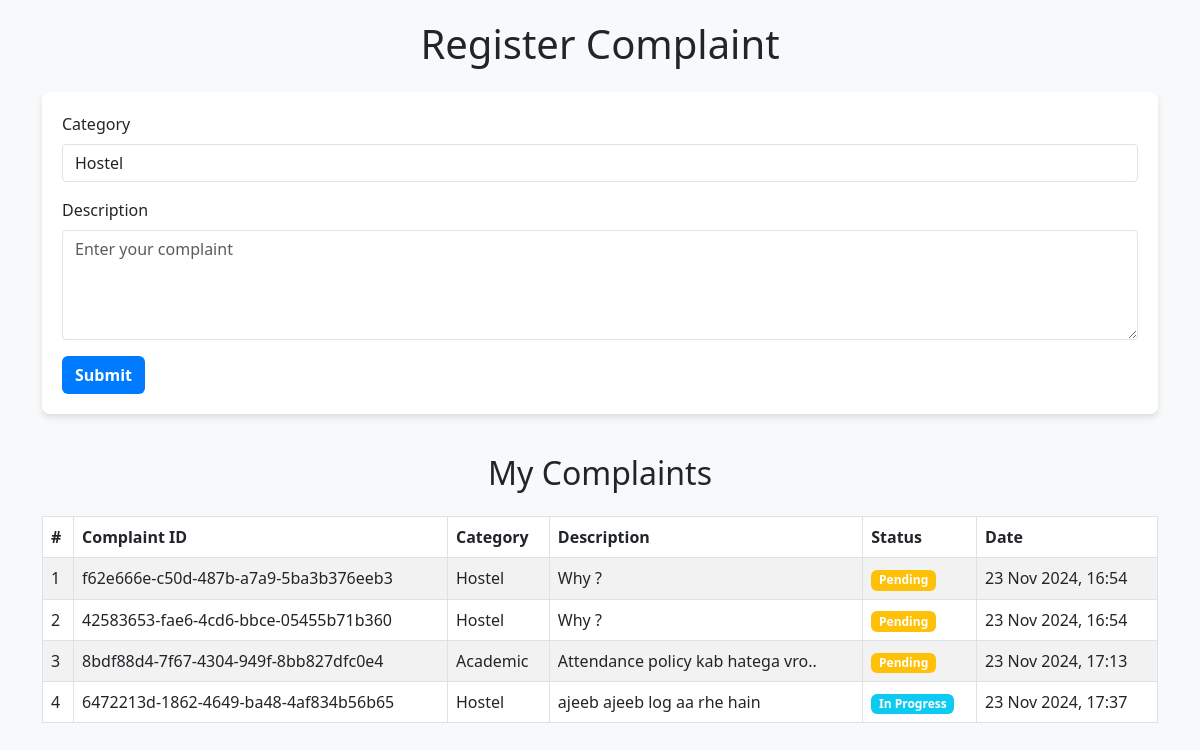
The page /student/ (signed in) on the database as committed earlier.
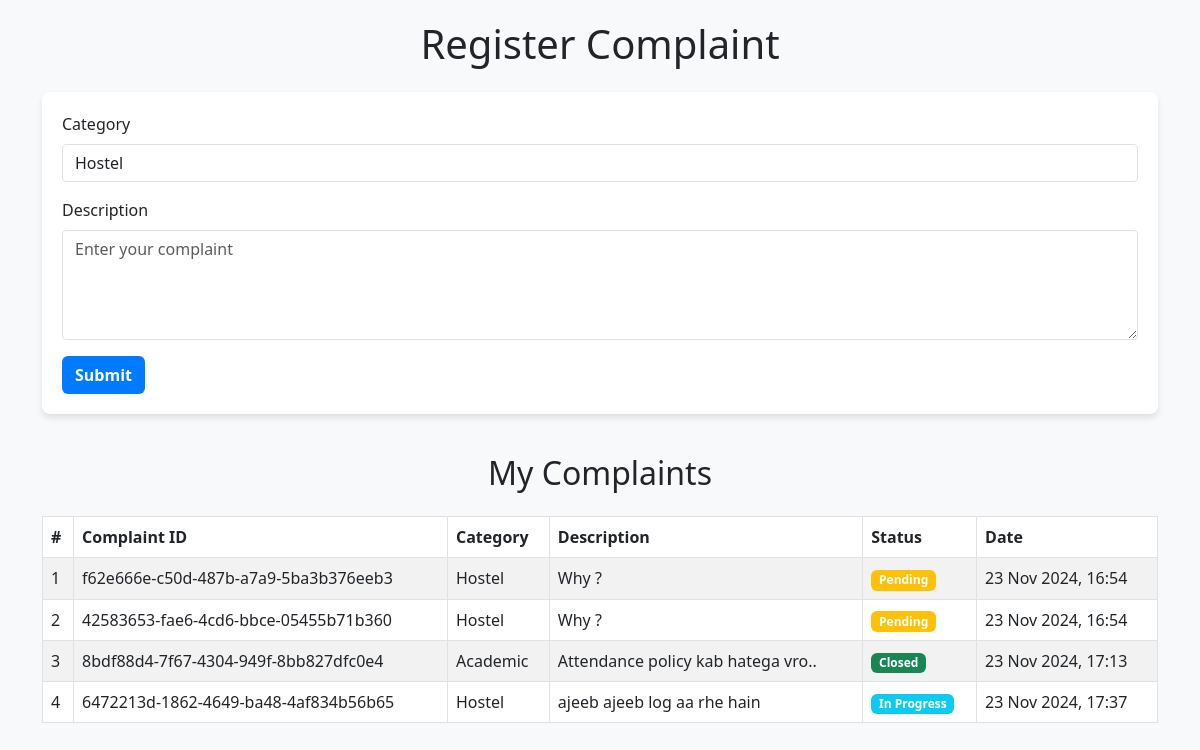
The same page on the database as committed later.
### home/models.py (models this page shows, shortened)
class Feedback(models.Model):
    complaint_id = models.UUIDField(primary_key=True, default=uuid.uuid4, editable=False)
    user = models.ForeignKey(User, on_delete=models.CASCADE)  # The complainant
    category = models.CharField(max_length=100)
    description = models.TextField()
    status = models.CharField(max_length=20, default='Pending')  # Pending, In Progress, Resolved
    admin_in_charge = models.CharField(max_length=100, null=True, blank=True)  # Optional field for admin tracking
    remarks = models.TextField(null=True, blank=True)  # Internal remarks
    timestamp = models.DateTimeField(auto_now_add=True)  # Automatically set at creation

### home/views.py (the view, shortened to what this page needs)
# urls.py: path('student/', views.student, name='student'),  # Protected student page
@login_required(login_url='login')  # Require login to access this view
def student(request):
    complaints = Feedback.objects.filter(user=request.user).order_by('timestamp')
    return render(request, 'student.html', {'complaints': complaints})

### templates/student.html (shortened to what this page needs)
{% load static %}
<!DOCTYPE html>
<html lang="en">
<head>
  <link rel="stylesheet" href="https://cdnjs.cloudflare.com/ajax/libs/bootstrap/5.3.0/css/bootstrap.min.css">
</head>
<body>
  <div class="container">
    <h1 class="text-center mb-4">Register Complaint</h1>
    <form method="POST">
      <div class="mb-3">
        <label for="category" class="form-label">Category</label>
        <select name="category" id="category" class="form-control" required>
          <option selected>Hostel</option>
        </select>
      </div>
      <div class="mb-3">
        <label for="description" class="form-label">Description</label>
        <textarea name="description" class="form-control" id="description" rows="4" placeholder="Enter your complaint" required></textarea>
      </div>
      <button type="submit" class="btn btn-submit btn-block">Submit</button>
    </form>
    <div class="table-container">
      <h2 class="text-center mb-4">My Complaints</h2>
      <div class="table-responsive">
        <table class="table table-striped table-bordered">
          <thead class="thead-dark">
            <tr>
              <th>#</th>
              <th>Complaint ID</th>
              <th>Category</th>
              <th>Description</th>
              <th>Status</th>
              <th>Date</th>
            </tr>
          </thead>
          <tbody>
            {% for complaint in complaints %}
            <tr>
              <td>{{ forloop.counter }}</td>
              <td>{{ complaint.complaint_id }}</td>
              <td>{{ complaint.category }}</td>
              <td>{{ complaint.description }}</td>
              <td>
                <span class="badge
                  {% if complaint.status == 'Pending' %} bg-warning
                  {% elif complaint.status == 'In Progress' %} bg-info
                  {% else %} bg-success
                  {% endif %}">
                  {{ complaint.status }}
                </span>
              </td>
              <td>{{ complaint.timestamp|date:"d M Y, H:i" }}</td>
            </tr>
            {% empty %}
            <tr>
              <td colspan="6" class="text-center">No complaints registered yet.</td>
            </tr>
            {% endfor %}
          </tbody>
        </table>
      </div>
    </div>
  </div>
</body>
</html>

Rows that differ between the two databases and show on the page:
changed Feedback "8bdf88d4-7f67-4304-949f-8bb827dfc0e4": status "Pending" → "Closed"
